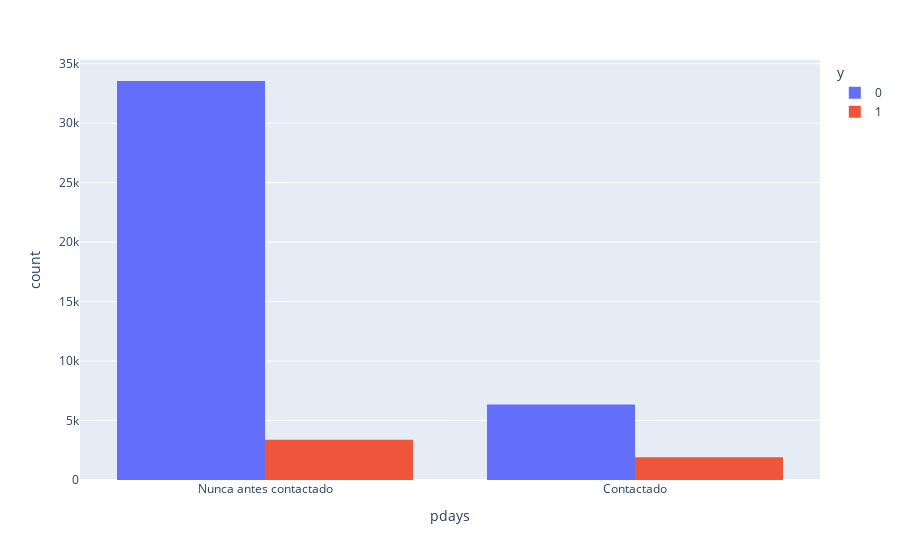

Notebook code cell kept with this figure:
### Code cell
px.histogram(data, x="pdays", color="y", barmode = 'group')

### Figure 1 — Plotly figure (JSON) as saved in the notebook; plotly's stock layout.template omitted (floating-point values rounded to 4 significant figures; data arrays with more than 128 entries replaced by an {"elided": "..."} marker saying what was removed)
{"data": [{"alignmentgroup": "True", "bingroup": "x", "hovertemplate": "y=0<br>pdays=%{x}<br>count=%{y}<extra></extra>", "legendgroup": "0", "marker": {"color": "#636efa"}, "name": "0", "offsetgroup": "0", "orientation": "v", "showlegend": true, "type": "histogram", "x": {"elided": "39901 str values"}, "xaxis": "x", "yaxis": "y"}, {"alignmentgroup": "True", "bingroup": "x", "hovertemplate": "y=1<br>pdays=%{x}<br>count=%{y}<extra></extra>", "legendgroup": "1", "marker": {"color": "#EF553B"}, "name": "1", "offsetgroup": "1", "orientation": "v", "showlegend": true, "type": "histogram", "x": {"elided": "5289 str values"}, "xaxis": "x", "yaxis": "y"}], "layout": {"barmode": "group", "legend": {"title": {"text": "y"}, "tracegroupgap": 0}, "margin": {"t": 60}, "xaxis": {"anchor": "y", "domain": [0, 1], "title": {"text": "pdays"}}, "yaxis": {"anchor": "x", "domain": [0, 1], "title": {"text": "count"}}}}
